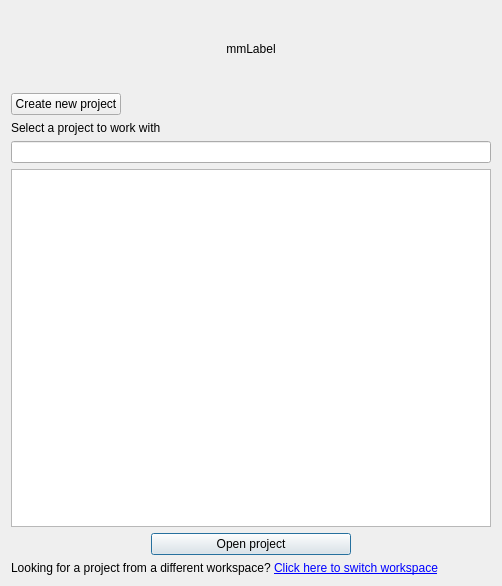
<?xml version="1.0" encoding="UTF-8"?>
<ui version="4.0">
 <class>Dialog</class>
 <widget class="QDialog" name="Dialog">
  <property name="geometry">
   <rect>
    <x>0</x>
    <y>0</y>
    <width>502</width>
    <height>586</height>
   </rect>
  </property>
  <property name="windowTitle">
   <string>Dialog</string>
  </property>
  <layout class="QGridLayout" name="gridLayout">
   <item row="4" column="0">
    <widget class="ProjectListView" name="project_list"/>
   </item>
   <item row="2" column="0">
    <widget class="QLabel" name="label">
     <property name="text">
      <string>Select a project to work with</string>
     </property>
    </widget>
   </item>
   <item row="5" column="0" alignment="Qt::AlignHCenter">
    <widget class="QPushButton" name="open_project_btn">
     <property name="minimumSize">
      <size>
       <width>200</width>
       <height>0</height>
      </size>
     </property>
     <property name="maximumSize">
      <size>
       <width>200</width>
       <height>16777215</height>
      </size>
     </property>
     <property name="text">
      <string>Open project</string>
     </property>
     <property name="autoDefault">
      <bool>true</bool>
     </property>
    </widget>
   </item>
   <item row="0" column="0">
    <widget class="QLabel" name="label_logo">
     <property name="minimumSize">
      <size>
       <width>256</width>
       <height>76</height>
      </size>
     </property>
     <property name="text">
      <string>mmLabel</string>
     </property>
     <property name="alignment">
      <set>Qt::AlignCenter</set>
     </property>
    </widget>
   </item>
   <item row="6" column="0">
    <widget class="QLabel" name="switch_workspace_label">
     <property name="text">
      <string>Looking for a project from a different workspace? &lt;a href=&quot;null&quot;&gt;Click here to switch workspace&lt;/a&gt;</string>
     </property>
     <property name="textInteractionFlags">
      <set>Qt::TextBrowserInteraction</set>
     </property>
    </widget>
   </item>
   <item row="3" column="0">
    <widget class="QgsFilterLineEdit" name="line_edit"/>
   </item>
   <item row="1" column="0">
    <widget class="QPushButton" name="new_project_btn">
     <property name="sizePolicy">
      <sizepolicy hsizetype="Fixed" vsizetype="Fixed">
       <horstretch>0</horstretch>
       <verstretch>0</verstretch>
      </sizepolicy>
     </property>
     <property name="text">
      <string>Create new project</string>
     </property>
     <property name="autoDefault">
      <bool>false</bool>
     </property>
    </widget>
   </item>
  </layout>
 </widget>
 <customwidgets>
  <customwidget>
   <class>QgsFilterLineEdit</class>
   <extends>QLineEdit</extends>
   <header>qgsfilterlineedit.h</header>
  </customwidget>
  <customwidget>
   <class>ProjectListView</class>
   <extends>QListView</extends>
   <header>.project_selection_dialog</header>
  </customwidget>
 </customwidgets>
 <tabstops>
  <tabstop>line_edit</tabstop>
  <tabstop>project_list</tabstop>
  <tabstop>open_project_btn</tabstop>
  <tabstop>new_project_btn</tabstop>
 </tabstops>
 <resources/>
 <connections/>
</ui>
